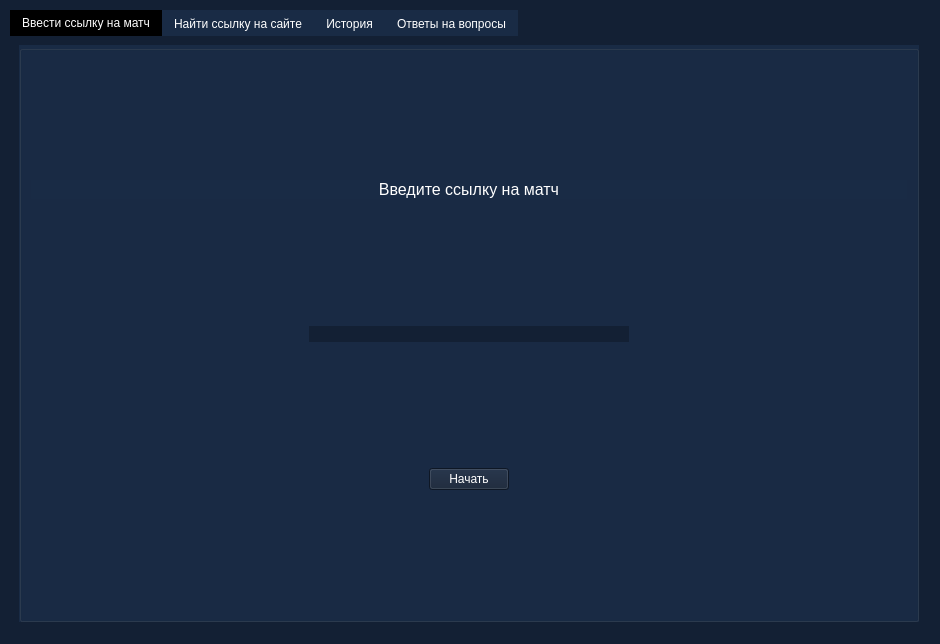
<?xml version="1.0" encoding="UTF-8"?>
<ui version="4.0">
 <class>Form</class>
 <widget class="QWidget" name="Form">
  <property name="geometry">
   <rect>
    <x>0</x>
    <y>0</y>
    <width>940</width>
    <height>644</height>
   </rect>
  </property>
  <property name="minimumSize">
   <size>
    <width>940</width>
    <height>644</height>
   </size>
  </property>
  <property name="maximumSize">
   <size>
    <width>940</width>
    <height>644</height>
   </size>
  </property>
  <property name="windowTitle">
   <string>Form</string>
  </property>
  <property name="styleSheet">
   <string notr="true">background-color: rgb(19, 32, 52);</string>
  </property>
  <widget class="QLabel" name="first_movie">
   <property name="geometry">
    <rect>
     <x>0</x>
     <y>0</y>
     <width>480</width>
     <height>270</height>
    </rect>
   </property>
   <property name="text">
    <string/>
   </property>
  </widget>
  <widget class="QLabel" name="second_movie">
   <property name="geometry">
    <rect>
     <x>480</x>
     <y>0</y>
     <width>480</width>
     <height>270</height>
    </rect>
   </property>
   <property name="text">
    <string/>
   </property>
  </widget>
  <widget class="QLabel" name="third_movie">
   <property name="geometry">
    <rect>
     <x>0</x>
     <y>270</y>
     <width>480</width>
     <height>270</height>
    </rect>
   </property>
   <property name="text">
    <string/>
   </property>
  </widget>
  <widget class="QLabel" name="four_movie">
   <property name="geometry">
    <rect>
     <x>480</x>
     <y>270</y>
     <width>480</width>
     <height>270</height>
    </rect>
   </property>
   <property name="text">
    <string/>
   </property>
  </widget>
  <widget class="QTabWidget" name="tabWidgets">
   <property name="geometry">
    <rect>
     <x>10</x>
     <y>10</y>
     <width>918</width>
     <height>621</height>
    </rect>
   </property>
   <property name="minimumSize">
    <size>
     <width>918</width>
     <height>269</height>
    </size>
   </property>
   <property name="maximumSize">
    <size>
     <width>918</width>
     <height>16777215</height>
    </size>
   </property>
   <property name="styleSheet">
    <string notr="true">QTabWidget::pane
{
border: 1px;
border-color: rgb(19, 32, 52);
}

QTabBar::tab
{
background: rgb(25, 43, 69);
color: rgb(255, 255, 255);
}

QTabBar::tab:selected
{
background: rgb(0, 0, 0);
color: rgb(255, 255, 255);
}

QTabBar::tab:hover
{
background: rgb(19, 32, 52);
color: rgb(255, 255, 255);
}</string>
   </property>
   <property name="currentIndex">
    <number>0</number>
   </property>
   <widget class="QWidget" name="base_tab">
    <attribute name="title">
     <string>Ввести ссылку на матч</string>
    </attribute>
    <layout class="QGridLayout" name="gridLayout">
     <item row="0" column="0">
      <widget class="QGroupBox" name="groupBox_input">
       <property name="styleSheet">
        <string notr="true">background-color: rgb(25, 43, 69);</string>
       </property>
       <property name="title">
        <string/>
       </property>
       <layout class="QGridLayout" name="gridLayout_2">
        <item row="2" column="0">
         <widget class="QLabel" name="label">
          <property name="styleSheet">
           <string notr="true">color: rgb(255, 255, 255);</string>
          </property>
          <property name="text">
           <string>&lt;html&gt;&lt;head/&gt;&lt;body&gt;&lt;p align=&quot;center&quot;&gt;&lt;span style=&quot; font-size:12pt;&quot;&gt;Введите ссылку на матч&lt;/span&gt;&lt;/p&gt;&lt;/body&gt;&lt;/html&gt;</string>
          </property>
         </widget>
        </item>
        <item row="5" column="0">
         <spacer name="verticalSpacer">
          <property name="orientation">
           <enum>Qt::Vertical</enum>
          </property>
          <property name="sizeHint" stdset="0">
           <size>
            <width>20</width>
            <height>40</height>
           </size>
          </property>
         </spacer>
        </item>
        <item row="7" column="0">
         <spacer name="verticalSpacer_2">
          <property name="orientation">
           <enum>Qt::Vertical</enum>
          </property>
          <property name="sizeHint" stdset="0">
           <size>
            <width>20</width>
            <height>40</height>
           </size>
          </property>
         </spacer>
        </item>
        <item row="0" column="0">
         <spacer name="verticalSpacer_4">
          <property name="orientation">
           <enum>Qt::Vertical</enum>
          </property>
          <property name="sizeHint" stdset="0">
           <size>
            <width>20</width>
            <height>40</height>
           </size>
          </property>
         </spacer>
        </item>
        <item row="3" column="0">
         <spacer name="verticalSpacer_3">
          <property name="orientation">
           <enum>Qt::Vertical</enum>
          </property>
          <property name="sizeHint" stdset="0">
           <size>
            <width>20</width>
            <height>40</height>
           </size>
          </property>
         </spacer>
        </item>
        <item row="4" column="0" alignment="Qt::AlignHCenter">
         <widget class="QLineEdit" name="input_link">
          <property name="minimumSize">
           <size>
            <width>320</width>
            <height>0</height>
           </size>
          </property>
          <property name="styleSheet">
           <string notr="true">background-color: rgb(19, 32, 52);
color: rgb(255, 255, 255);
border:rgb(19, 32, 52);</string>
          </property>
         </widget>
        </item>
        <item row="6" column="0" alignment="Qt::AlignHCenter">
         <widget class="QPushButton" name="next_button">
          <property name="styleSheet">
           <string notr="true">color: rgb(255, 255, 255);
background-color: rgb(19, 32, 52);</string>
          </property>
          <property name="text">
           <string>Начать</string>
          </property>
         </widget>
        </item>
       </layout>
      </widget>
     </item>
    </layout>
   </widget>
   <widget class="QWidget" name="link_tab">
    <attribute name="title">
     <string>Найти ссылку на сайте</string>
    </attribute>
    <layout class="QGridLayout" name="gridLayout_5">
     <item row="0" column="0">
      <widget class="QGroupBox" name="groupBox_2">
       <property name="styleSheet">
        <string notr="true">background-color: rgb(25, 43, 69);</string>
       </property>
       <property name="title">
        <string/>
       </property>
      </widget>
     </item>
    </layout>
   </widget>
   <widget class="QWidget" name="history_tab">
    <attribute name="title">
     <string>История</string>
    </attribute>
    <layout class="QGridLayout" name="gridLayout_6">
     <item row="0" column="0">
      <widget class="QGroupBox" name="groupBox_3">
       <property name="styleSheet">
        <string notr="true">background-color: rgb(25, 43, 69);</string>
       </property>
       <property name="title">
        <string/>
       </property>
      </widget>
     </item>
    </layout>
   </widget>
   <widget class="QWidget" name="quest_tab">
    <attribute name="title">
     <string>Ответы на вопросы</string>
    </attribute>
    <layout class="QGridLayout" name="gridLayout_7">
     <item row="0" column="0">
      <widget class="QGroupBox" name="groupBox_4">
       <property name="styleSheet">
        <string notr="true">background-color: rgb(25, 43, 69);</string>
       </property>
       <property name="title">
        <string/>
       </property>
      </widget>
     </item>
    </layout>
   </widget>
  </widget>
 </widget>
 <resources/>
 <connections/>
</ui>
